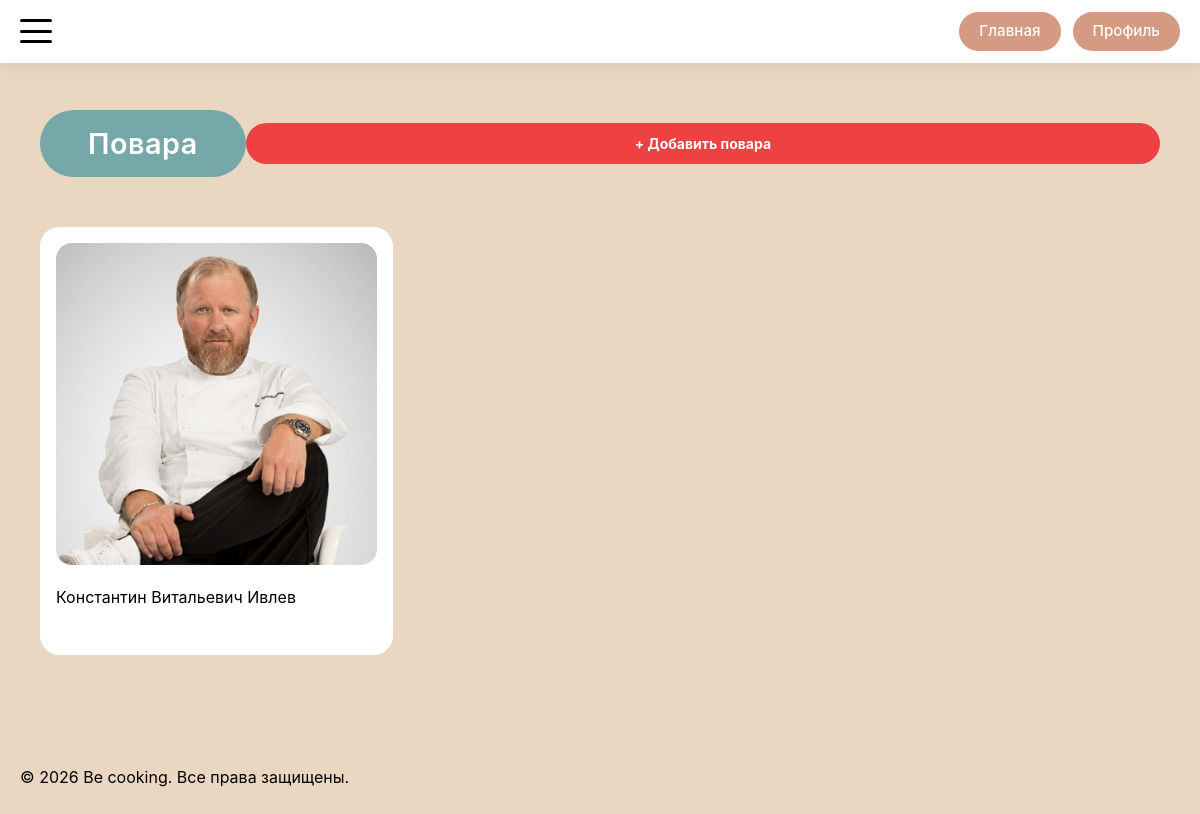
Before: /chefs (signed in) with the older database file.
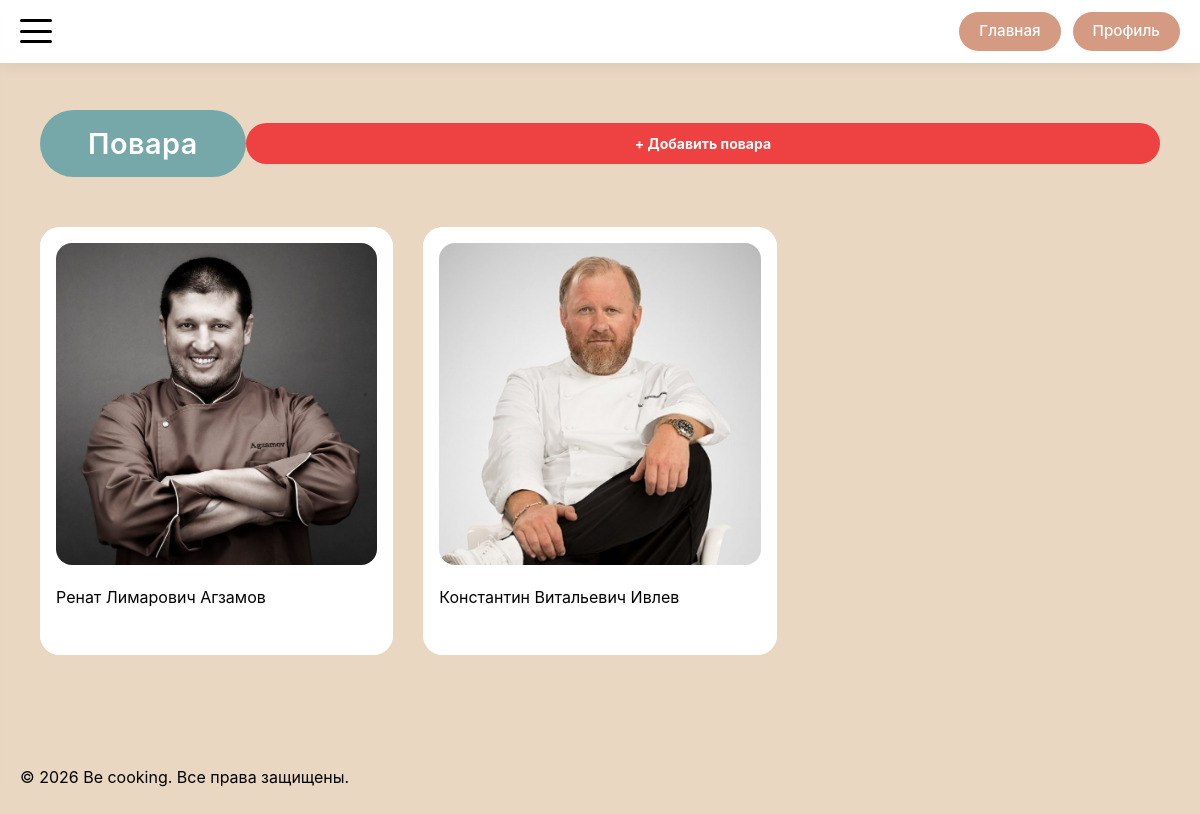
After: the same page with the newer database file.
### models.py (models this page shows)
class Chef(db.Model):
    __tablename__ = 'chef'
    id = db.Column(db.Integer, primary_key=True)
    name = db.Column(db.String(70), nullable=False)
    description = db.Column(db.Text, nullable=False)
    image_url = db.Column(db.String(300))
    tags = db.Column(db.JSON)  # Хранит массив строк: ["итальянская", "французская"]
    created_at = db.Column(db.DateTime, default=datetime.utcnow)
    user_id = db.Column(db.Integer, db.ForeignKey('user.id'), nullable=False)
    ratings = db.relationship('ChefRating', backref='chef', lazy='dynamic', cascade='all, delete-orphan')

### routes/chef_routes.py (the view)
@app.route('/chefs')
def chefs():
    page = request.args.get('page', 1, type=int)
    category = request.args.get('category', type=str)
    per_page = 21
    query = Chef.query.order_by(Chef.created_at.desc())
    if category:
        query = query.filter(Chef.tags.contains(category.lower()))
    pagination = query.paginate(page=page, per_page=per_page, error_out=False)
    adapted_chefs = [adapt_chef_for_template(c) for c in pagination.items]
    return render_template(
        'chefs/chefs.html',
        chefs=adapted_chefs,
        current_page=page,
        has_next=pagination.has_next,
        current_category=category
    )

### app.py (called while the page is built)
@login_manager.user_loader
def load_user(user_id):
    return User.query.get(int(user_id))

@app.context_processor
def inject_enums():
    return dict(UserRoleEnum=UserRoleEnum)

### routes/chef_routes.py (called while the page is built)
def adapt_chef_for_template(chef):
    if chef:
        chef.photo_url = chef.image_url
        chef.bio = chef.description
        avg_rating = db.session.query(func.avg(ChefRating.rating)).filter(ChefRating.chef_id == chef.id).scalar()
        chef.average_rating = round(avg_rating, 1) if avg_rating else 0.0
        chef.average_rating_raw = avg_rating if avg_rating else 0.0  # Для JS с половинками
        chef.ratings_count = chef.ratings.count()
        chef.user_rating = None
        if current_user.is_authenticated:
            existing_rating = chef.ratings.filter_by(user_id=current_user.id).first()
            if existing_rating:
                chef.user_rating = existing_rating.rating
    return chef

### templates/chefs/chefs.html (shortened to what this page needs)
{% extends 'base/base.html' %}
{% block main_class %}gallery-main{% endblock %}
{% block container_class %}gallery-container{% endblock %}
{% block content %}
<div class="gallery-header-wrapper" style="display: flex; justify-content: space-between; align-items: center;">
    <h1 class="gallery-title">Повара</h1>
    {% if current_user.is_authenticated and current_user.role.name == 'ADMIN' %}
        <a href="{{ url_for('admin_add_chef') }}" class="chef-edit-submit-btn" style="text-decoration: none; padding: 10px 20px; font-size: 14px;">+ Добавить повара</a>
    {% endif %}
</div>
<div class="gallery-grid">
    {% for chef in chefs %}
        {% with
            title = chef.name,
            image_url = chef.photo_url,
            detail_endpoint = 'chef_profile',
            item_id = chef.id
        %}
            {% include 'components/_card.html' %}
        {% endwith %}
    {% else %}
        <p>Поваров пока нет, но скоро они появятся!</p>
    {% endfor %}
</div>
{% endblock %}

### templates/components/_card.html (shortened to what this page needs)
{% if detail_endpoint == 'recipe_detail' or  detail_endpoint == 'recipe_manage' %}
<div class="card">
    <a href="{{ url_for(detail_endpoint, recipe_id=item_id) }}"
       class="card-link">
        <div class="card-inner">
            <div class="card-image">
                <img src="{{ recipe.main_image_url if (recipe and recipe.main_image_url) else 'https://placehold.co/400x300' }}"
                     alt="{{ recipe.title if recipe else 'Рецепт' }}">
            </div>
            <div class="card-text">{{ recipe.title if recipe else 'Рецепт' }}</div>
        </div>
    </a>
</div>
{% else %}
<div class="card">
    <a href="{{ url_for(detail_endpoint, chef_id=item_id) }}"
       class="card-link">
        <div class="card-inner">
            <div class="card-image">
                <img src="{{ image_url if image_url else 'https://placehold.co/400x300' }}"
                     alt="{{ title }}">
            </div>
            <div class="card-text">{{ title }}</div>
        </div>
    </a>
</div>
{% endif %}

Changed rows visible on the page:
added Chef: image_url (picture), name "Ренат Лимарович Агзамов"
